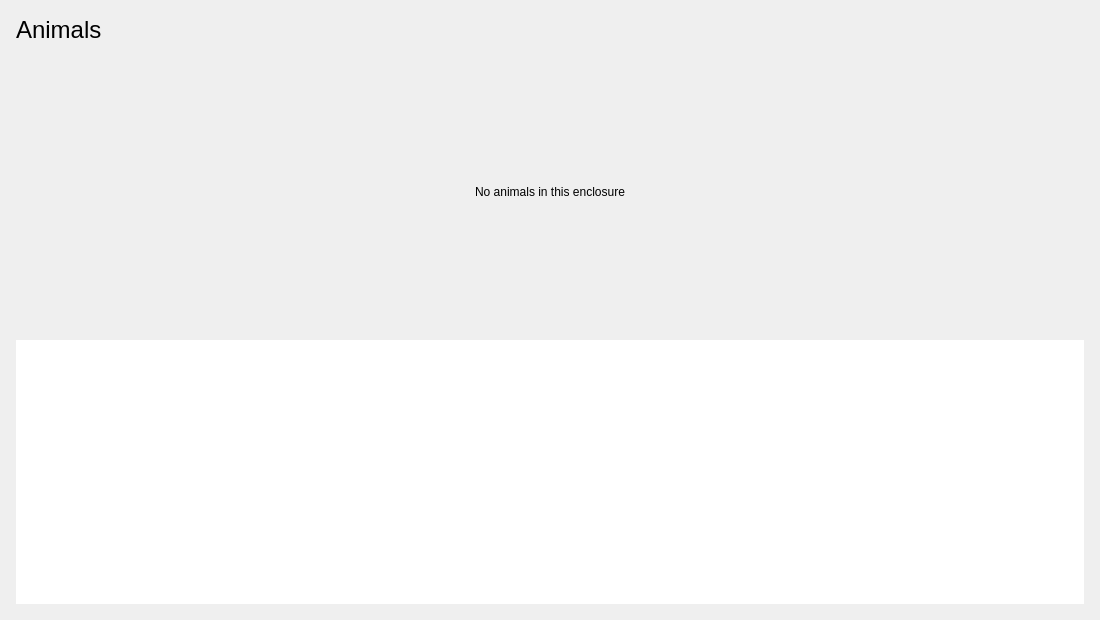
<?xml version="1.0" encoding="UTF-8"?>
<ui version="4.0">
 <class>AnimalsPage</class>
 <widget class="QWidget" name="AnimalsPage">
  <property name="geometry">
   <rect>
    <x>0</x>
    <y>0</y>
    <width>1100</width>
    <height>620</height>
   </rect>
  </property>
  <layout class="QVBoxLayout" name="rootLayout">
   <property name="spacing">
    <number>16</number>
   </property>
   <property name="leftMargin">
    <number>16</number>
   </property>
   <property name="topMargin">
    <number>16</number>
   </property>
   <property name="rightMargin">
    <number>16</number>
   </property>
   <property name="bottomMargin">
    <number>16</number>
   </property>
   <item>
    <widget class="QLabel" name="titleLabel">
     <property name="font">
      <font>
       <pointsize>18</pointsize>
      </font>
     </property>
     <property name="role" stdset="0">
      <string notr="true">title</string>
     </property>
     <property name="text">
      <string>Animals</string>
     </property>
    </widget>
   </item>
   <item>
    <widget class="QLabel" name="emptyLabel">
     <property name="sizePolicy">
      <sizepolicy hsizetype="Expanding" vsizetype="Expanding">
       <horstretch>0</horstretch>
       <verstretch>1</verstretch>
      </sizepolicy>
     </property>
     <property name="role" stdset="0">
      <string notr="true">secondary</string>
     </property>
     <property name="text">
      <string>No animals in this enclosure</string>
     </property>
     <property name="alignment">
      <set>Qt::AlignmentFlag::AlignCenter</set>
     </property>
     <property name="wordWrap">
      <bool>true</bool>
     </property>
    </widget>
   </item>
   <item>
    <widget class="QListWidget" name="animalList">
     <property name="visible">
      <bool>false</bool>
     </property>
     <property name="sizePolicy">
      <sizepolicy hsizetype="Expanding" vsizetype="Expanding">
       <horstretch>0</horstretch>
       <verstretch>1</verstretch>
      </sizepolicy>
     </property>
     <property name="frameShape">
      <enum>QFrame::Shape::NoFrame</enum>
     </property>
     <property name="spacing">
      <number>8</number>
     </property>
    </widget>
   </item>
  </layout>
 </widget>
 <resources/>
 <connections/>
</ui>
